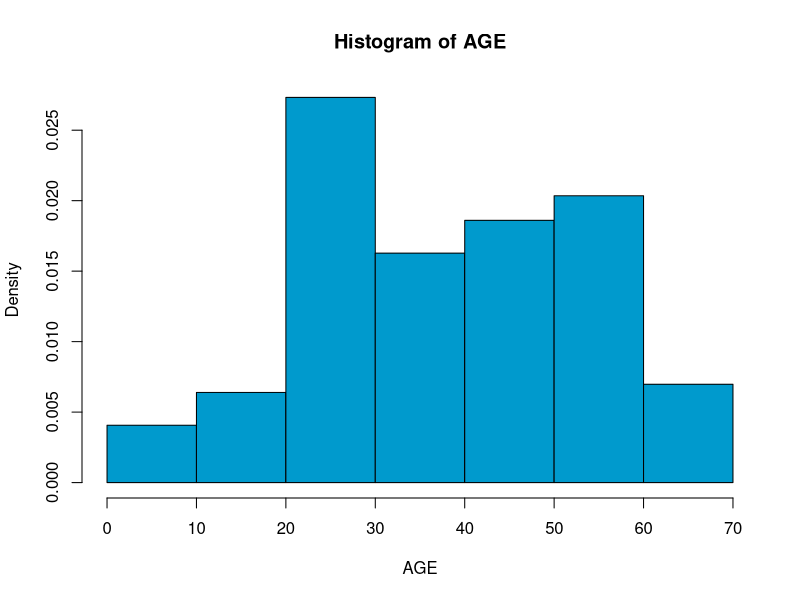
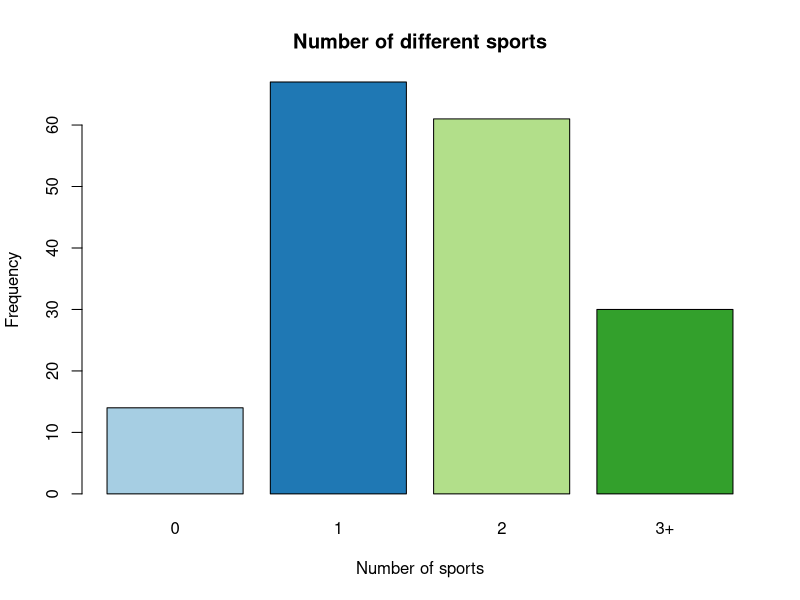
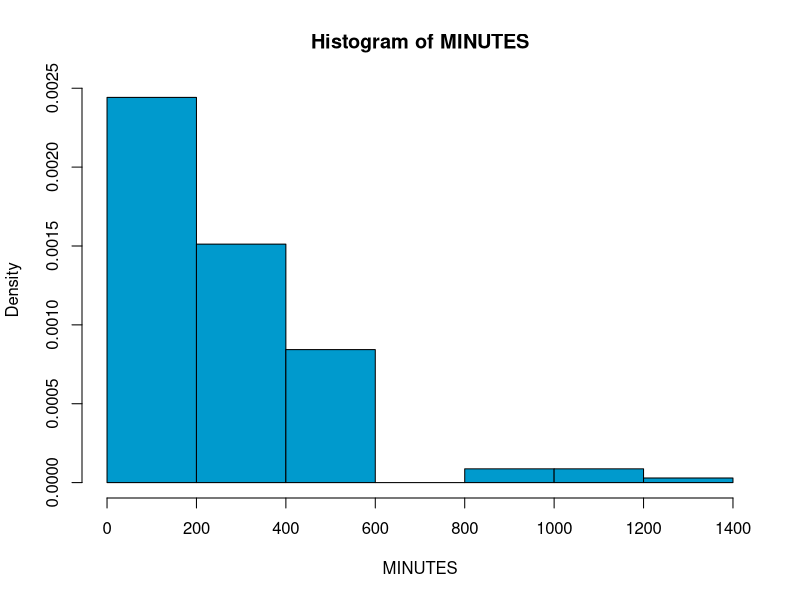

Here is the R script that generated these plots, in order: (Note: this script raises an error after producing the figures.)
#The project will try to confirm these two hypotheses extracted from the 2022 Survey:
  
  #More than 60% of the Spanish population practiced some kind of sport during last year.
  #Spanish who have practiced sport during 2023 spent at least 326 minutes per week.

#Using statistical methods and clear visual representations, the aim is to present 
#a comprehensive view of sports engagement and to confirm or dismiss the previous 
#hypotheses with the information from the survey. 
library("RColorBrewer")
library(fitdistrplus)

setwd("C:\\Users\\victoria\\OneDrive - Universidad Rey Juan Carlos\\Escritorio\\MASTER\\Statistics for data analysis\\Project\\Statistics")


survey = read.csv("SPORTS_SURVEY.csv",sep = ";", dec = ",")
attach(survey)
names(survey)


## DESCRIPTIVE ANALYSIS: some plots of the data (rest were obtained from Google survey)

#Q1. What is your date of birth?
dev.new()
hist(AGE, freq = F, col= "deepskyblue3")
age_mean= mean(AGE)
age_var = var(AGE)
age_mean
age_var

#Q4. How many types of sports do you practice on a monthly basis?
dev.new()
barplot(table(N_SPORTS),main = "Number of different sports",
        xlab = "Number of sports",
        ylab = "Frequency", col=brewer.pal(n = 4, name = "Paired") )


#Q6. How many minutes did you spend practicing sports last week?
dev.new()
hist(MINUTES, freq = F, col= "deepskyblue3")


#Q7. Which days of the week did you practice these sports last week?

dev.new()
barplot(table(WEEK_BLOCK),main = "Moment of the week",
        ylab = "Frequency", col=brewer.pal(n = 4, name = "Paired") )


#Q8. At what time of the day do you usually exercise?

dev.new()  
barplot(table(DAY_M),main = "Moment of the day",
        ylab = "Frequency", col=brewer.pal(n = 4, name = "Paired") )


##MODEL FITTING

# We choose to fit a univariate distribution model for the minutes variable. 
#By observing the plot, we will try with exponential, gamma and lognormal,
# and compare the results 

#Before fitting, we need to get rid of the 0 on the data, as some distributions
#do not support them.

df_survey = data.frame(survey)
df_nonzero = df_survey[df_survey$MINUTES != 0, , drop = FALSE]
MINUTES_NZ= df_nonzero[,"MINUTES"]
hist(MINUTES_NZ, freq = F, col= "deepskyblue3")

#Fit by MM
fit_MM_exp = fitdist(MINUTES_NZ,"exp",method="mme")
fit_MM_lnorm = fitdist(MINUTES_NZ,"lnorm",method="mme")
fit_MM_gamma = fitdist(MINUTES_NZ,"gamma",method="mme")

fit_MM_exp$estimate
fit_MM_lnorm$estimate
fit_MM_gamma$estimate


#Fit by MLE 
fit_MLE_exp = fitdist(MINUTES_NZ,"exp",method="mle")
fit_MLE_lnorm = fitdist(MINUTES_NZ,"lnorm",method="mle")
fit_MLE_gamma = fitdist(MINUTES_NZ,"gamma",method="mle")

fit_MLE_exp$estimate
fit_MLE_lnorm$estimate
fit_MLE_gamma$estimate

#Plot all together on the histogram
dev.new()
hist(MINUTES_NZ, freq = FALSE, col = 'white', main = 'Distribution fitting', ylim = c(0, 0.004))

curve(dexp(x, rate = fit_MM_exp$estimate), from = 0, col = "red", add = TRUE,lwd = 2)
curve(dexp(x, rate = fit_MLE_exp$estimate), from = 0, col = "blue", add = TRUE, lty = 2,lwd = 2)

grid = seq(0, 1400, 1)
lines(grid, dlnorm(grid, fit_MM_lnorm$estimate[1], fit_MM_lnorm$estimate[2]), col = 'blueviolet', lwd = 2)  
lines(grid, dlnorm(grid, fit_MLE_lnorm$estimate[1], fit_MLE_lnorm$estimate[2]), col = 'cyan4', lwd = 2)  

lines(grid, dgamma(grid, fit_MM_gamma$estimate[1], fit_MM_gamma$estimate[2]), col = "deeppink", lwd = 2)  
lines(grid, dgamma(grid, fit_MLE_gamma$estimate[1], fit_MLE_gamma$estimate[2]), col = "chartreuse3", lty = 2, lwd = 2)  

legend("topright", c("MM exp", "MLE exp", "MM lnorm", "MLE lnorm", "MM gamma", "MLE gamma"), col = c("red", "blue", 'blueviolet', 'cyan4', 'deeppink', 'chartreuse3'), lty = c(1, 2, 1, 1, 1, 2), lwd = 2)  # Ajusta el grosor a 2

# Plot on the ecdf
dev.new()
plot(ecdf(MINUTES_NZ),main='Distribution fitting')
curve(pexp(x, rate = fit_MM_exp$estimate), from = 0, col = "red", add = TRUE,lwd = 2)
curve(pexp(x, rate = fit_MLE_exp$estimate), from = 0, col = "blue", add = TRUE, lty = 2,lwd = 2)

lines(grid, plnorm(grid, fit_MM_lnorm$estimate[1], fit_MM_lnorm$estimate[2]), col = 'blueviolet', lwd = 2)  
lines(grid, plnorm(grid, fit_MLE_lnorm$estimate[1], fit_MLE_lnorm$estimate[2]), col = 'cyan4', lwd = 2)  

lines(grid, pgamma(grid, fit_MM_gamma$estimate[1], fit_MM_gamma$estimate[2]), col = "deeppink", lwd = 2)  
lines(grid, pgamma(grid, fit_MLE_gamma$estimate[1], fit_MLE_gamma$estimate[2]), col = "chartreuse3", lty = 2, lwd = 2)  

legend("topleft", c("MM exp", "MLE exp", "MM lnorm", "MLE lnorm", "MM gamma", "MLE gamma"), col = c("red", "blue", 'blueviolet', 'cyan4', 'deeppink', 'chartreuse3'), lty = c(1, 2, 1, 1, 1, 2), lwd = 2) 


# Model comparison using AIC

fit_MM_exp$aic
fit_MM_lnorm$aic
fit_MM_gamma$aic


fit_MLE_exp$aic
fit_MLE_lnorm$aic
fit_MLE_gamma$aic


# By the AIC, Gamma MLE fits better.

## STATISTICAL INFERENCE OF ONE VARIABLE 

#First hypothesis: More than 60% of the Spanish population practiced some kind 
# of sport during last year.

n=172 #total of people in the sample
e= sum(SPORT_B == 'Si')  # persons who do exercise
p=0.60 #proportion of people that exercise

#First we calculate the bilateral confidence interval
binom.test(e, n, p)
#Then we perform the test
binom.test(e, n, p, alternative="g")

#pvalue= 2.2e-16--> we can confirm the hypothesis


#Second hypothesis: Spanish who have practiced sport during 2023 spent 
#less than 326 minutes per week

#First, to get a bilateral confidence interval:
t.test(MINUTES_NZ, mu = 326)

#Now we test the hypothesis: 

t.test(MINUTES_NZ, mu = 326, alternative="l")

#pvalue= 0.9995, there is not enough evidence to accept the hypothesis 



## STATISTICAL INFERENCE OF TWO VARIABLES 

        #Chi-squared hypothesis test
    #Test the dependence between doing sports or not and sex
chisq.test(SPORT_B,SEX)
chisq.test(SPORT_B,SEX)$observed
chisq.test(SPORT_B,SEX)$expected

# Cramers' V coefficient
Chi = chisq.test(SPORT_B,SEX)$statistic
N = length(SPORT_B)
V = sqrt(Chi/N)
V

#p-value = 0.466
#there is not sufficient evidence to say they are dependent
#Cramers' V coefficient=0.05559055, as closer to 0, more independency.



  #Test dependance between time of the day and day of the week
  #First approach: with none values and weekend
chisq.test(WEEK_BLOCK,DAY_M)
chisq.test(WEEK_BLOCK,DAY_M)$observed
chisq.test(WEEK_BLOCK,DAY_M)$expected


  #Expected frequencies so small, we modify the data

WEEK_BLOCK_M = ifelse(df_nonzero[,"WEEK_BLOCK"] == 'Weekend', 'Week',df_nonzero[,"WEEK_BLOCK"])

 #Repeat test
chisq.test(WEEK_BLOCK_M,df_nonzero[,"DAY_M"])
chisq.test(WEEK_BLOCK_M,df_nonzero[,"DAY_M"])$observed
chisq.test(WEEK_BLOCK_M,df_nonzero[,"DAY_M"])$expected

# Cramers' V coefficient
Chi2 = chisq.test(WEEK_BLOCK_M,df_nonzero[,"DAY_M"])$statistic
N2 = length(WEEK_BLOCK_M)
V2 = sqrt(Chi2/N2)
V2




        ##Multiple sample hypothesis test (ANOVA)
      #Test for differences in the mean minutes of sport per week
#of people doing different number of type of sports (from 0 to +3).

dev.new()
boxplot(MINUTES~N_SPORTS, col='deepskyblue3')
summary(aov(MINUTES~N_SPORTS))


# Null hypothesis can be rejected as p value is smaller than alpha, or similarly, 
# the factor is statistically significant , so there is enough evidence to affirm 
# that THERE IS AT LEAST A PAIR OF GROUPS WITH DIFFERENT MEANS.

## Correlation hypothesis test
#First, we observe how our data looks, trying several transformations
AGE_NZ= df_nonzero[,"AGE"]
dev.new()
plot(MINUTES_NZ, AGE_NZ, main= 'Original values')
dev.new()
plot(MINUTES_NZ, log(AGE_NZ), main = 'Age log transformed')
dev.new()
plot(log(MINUTES_NZ), AGE_NZ, main = 'Minutes log transformed')
dev.new()
plot(log(MINUTES_NZ), log(AGE_NZ), main = 'Both log transformed')

transformed_data = qlnorm(ppoints(MINUTES_NZ), meanlog = mean(log(MINUTES_NZ)), sdlog = sd(log(MINUTES_NZ)))
dev.new()
plot(transformed_data, AGE_NZ, main= 'Minutes logn transformed')
dev.new()
plot(transformed_data, log(AGE_NZ), main= 'Minutes logn and age log')
dev.new()
plot(transformed_data, sqrt(AGE_NZ), main= 'Minutes logn and age sqrt')


transformed_data_gamma <- qgamma(ppoints(MINUTES_NZ), fit_MLE_gamma$estimate[1], fit_MLE_gamma$estimate[2])
dev.new()
plot(transformed_data_gamma, AGE_NZ, main= 'Minutes gamma transformed')
dev.new()
plot(transformed_data_gamma, sqrt(AGE_NZ), main= 'Minutes gamma and age sqrt')
dev.new()
plot(transformed_data_gamma, log(AGE_NZ), main= 'Minutes gamma and age log')

#Finally, we perform the test on no transformed and yes to compare
#We can apply this test as n is large
length(MINUTES_NZ)
cor.test(MINUTES_NZ, AGE_NZ)
cor.test(transformed_data_gamma, AGE_NZ)

# In order to visualize the correlation line, we need to rescale
dev.new()
scaled_minutes <- MINUTES_NZ / max(MINUTES_NZ)
plot(AGE_NZ, scaled_minutes, main = 'Correlation test age vs minutes')
abline(lm(scaled_minutes ~ AGE_NZ))

dev.new()
scaled_transformed_data_gamma <- transformed_data_gamma / max(transformed_data_gamma)
plot(AGE_NZ, scaled_transformed_data_gamma, main = 'Correlation test age vs gamma(minutes)', ylab = 'Scaled transformed_data_gamma', xlab = 'AGE_NZ')
abline(lm(scaled_transformed_data_gamma ~ AGE_NZ))
